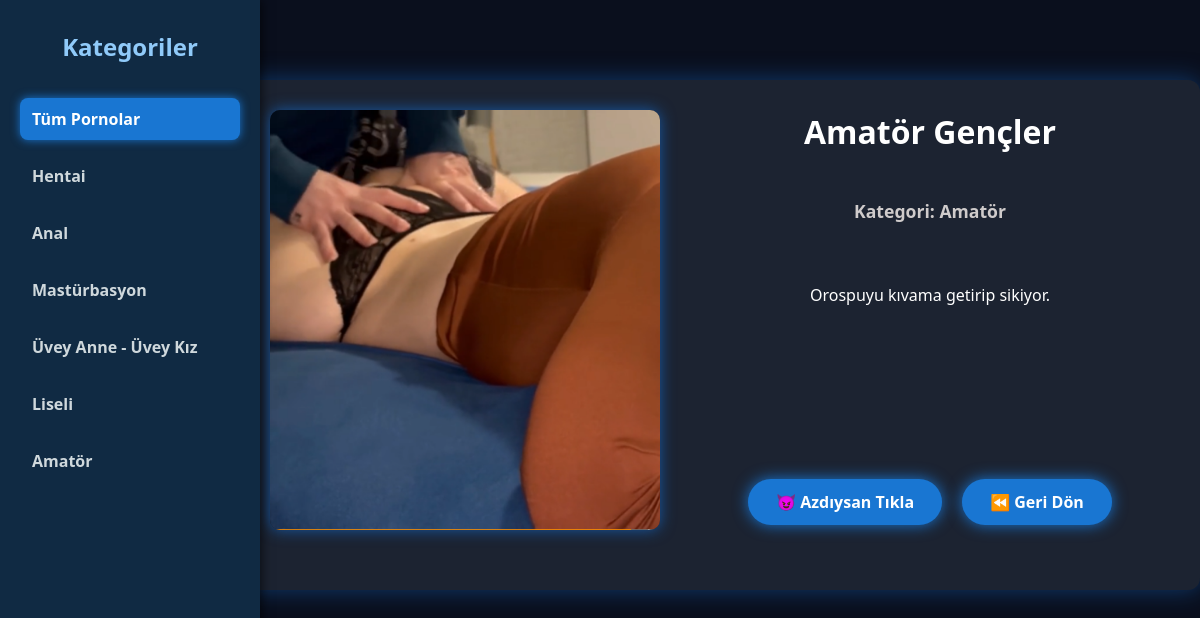
Screenshot of /porno/3/ with the database file from the repository.
### porno/models.py (models this page shows, shortened)
class PornCategory(models.Model):
    name = models.CharField(max_length=100)

class PornVideo(models.Model):
    title = models.CharField(max_length=255)
    description = models.TextField(blank=True, null=True)
    poster = models.ImageField(upload_to='posters/', blank=True, null=True)
    video_url = models.URLField(blank=True, null=True)  # tüm video linkleri buraya
    external_id = models.CharField(max_length=50, blank=True, null=True)
    upload_date = models.DateTimeField(auto_now_add=True)
    category = models.ForeignKey(PornCategory, on_delete=models.CASCADE)

### porno/views.py (the view)
# urls.py: path('porno/<int:video_id>/', views.porno_detail, name='porno_detail'),
def porno_detail(request, video_id):
    video = get_object_or_404(PornVideo, id=video_id)
    categories = PornCategory.objects.all()
    return render(request, 'pornomovie/porno_detail.html', {
        'video': video,
        "categories" : categories
        })

### porno/templates/pornomovie/porno_detail.html (shortened to what this page needs)
<!DOCTYPE html>
<html lang="tr">
<head>
</head>
<body>
  <nav class="sidebar" role="navigation" aria-label="Kategori Listesi">
    <h2>Kategoriler</h2>
    <a href="{% url 'home' %}" class="{% if not secili_kategori %}active{% endif %}">Tüm Pornolar</a>
    {% for category in categories %}
      <a href="{% url 'category_videos' category.id %}" class="{% if secili_kategori and secili_kategori.id == category.id %}active{% endif %}">
        {{ category.name }}
      </a>
    {% endfor %}
  </nav>
  <main class="container">
    <div class="poster">
      <img src="{{ video.poster.url }}" alt="{{ video.title }}" />
    </div>
    <div class="details">
      <h1>{{ video.title }}</h1>
      <div class="category-label"><strong>Kategori:</strong> {{ video.category.name }}</div>
      <p>{{ video.description }}</p>
      <div class="buttons">
        <a href="{% url 'porno_watch' video.id %}">😈 Azdıysan Tıkla</a>
        <a href="{% url 'home' %}">⏪ Geri Dön</a>
      </div>
    </div>
  </main>
</body>
</html>

### porno/templates/pornomovie/porno_detail.html (style rules this page uses)
body { margin: 0; background: #0a0f1d; font-family: 'Segoe UI', sans-serif; color: #e0d0ff; display: flex; min-height: 100vh; justify-content: center; align-items: flex-start; padding-top: 40px; overflow-y: hidden; }
.sidebar { width: 220px; background: #102a43; padding: 30px 20px; box-shadow: 2px 0 10px rgba(0, 0, 0, 0.6); display: flex; flex-direction: column; gap: 15px; position: fixed; height: 100vh; overflow-y: auto; user-select: none; top: 0; left: 0; }
.sidebar h2 { margin: 0px 0 20px 0; color: #90caf9; font-size: 1.5rem; font-weight: 700; text-align: center; }
.sidebar a { color: #cfd8dc; text-decoration: none; font-weight: 600; padding: 10px 12px; border-radius: 8px; transition: background-color 0.3s ease; white-space: nowrap; overflow: hidden; text-overflow: ellipsis; }
.sidebar a:hover, .sidebar a.active { background-color: #1976d2; color: white; box-shadow: 0 0 10px #1976d2; }
.container { margin-left: 240px; margin-top: 40px; padding: 30px; width: 1300px; height: 450px; max-width: 95vw; background: #1c2331; border-radius: 12px; box-shadow: 0 0 25px rgba(21, 101, 192, 0.5); display: flex; flex-wrap: wrap; gap: 30px; color: #cfd8dc; justify-content: center; align-items: flex-start; }
.poster { flex: 1 1 350px; min-width: 280px; }
.poster img { width: 100%; height: 420px; border-radius: 10px; object-fit: cover; box-shadow: 0 0 15px #1565c0cc; }
.details { flex: 2 1 400px; min-width: 320px; display: flex; flex-direction: column; justify-content: flex-start; }
.details h1 { margin-top: 0; font-size: 2rem; color:rgb(255, 255, 255); text-align: center; }
.details p { line-height: 1.6; font-size: 1rem; color:rgb(255, 255, 255); text-align: center; margin-top: 60px; margin-bottom: 0; }
.category-label { margin-top: 25px; text-align: center; font-weight: 600; font-size: 1.1rem; color:rgb(207, 203, 203); }
.buttons { margin-top: auto; display: flex; justify-content: center; gap: 20px; flex-wrap: wrap; }
.buttons a { margin-top: 170px; padding: 12px 28px; background: #1976d2; color: white; text-decoration: none; border-radius: 30px; font-weight: 600; transition: background 0.3s ease, box-shadow 0.3s ease; user-select: none; box-shadow: 0 0 15px #1976d2; }

### rows the page displays
PornCategory: name "Hentai"
PornCategory: name "Anal"
PornCategory: name "Mastürbasyon"
PornCategory: name "Üvey Anne - Üvey Kız"
PornCategory: name "Liseli"
PornCategory: name "Amatör"
PornVideo: poster (picture), title "Amatör Gençler", category.name "Amatör", description "Orospuyu kıvama getirip sikiyor."
